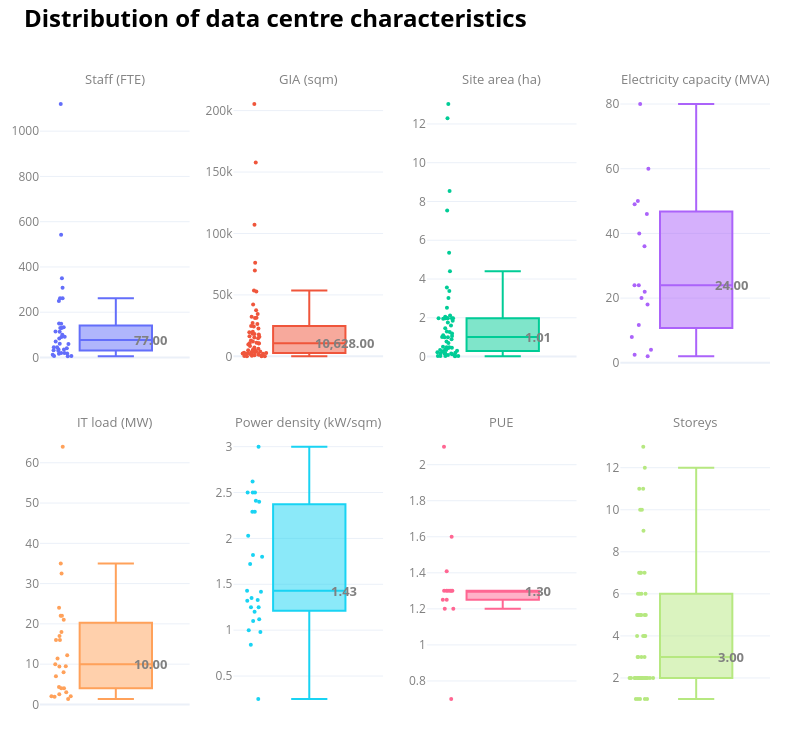

Notebook cell for this chart:
### Code cell
#| include: false
vars_plot = [
    "b8_total_staff_fte","b8_gia_sqm","application_details_site_area",
    "utility_total_electr_capacity_mva","it_load_capacity_mw","density_kw_max_per_sqm","pue", "b8_no_storeys",
    # "security_staff","cleaners_staff","managers_staff","site_engineers_staff",
    # "visitor_staff_not_on_site","cluster_staff_not_on_site"
]

labels = {
    "application_details_site_area":"Site area (ha)","completed":"Completion year",
    "b8_no_storeys":"Storeys","b8_max_height_m":"Height (m)","b8_gia_sqm":"GIA (sqm)",
    "other_use_classes_present_within_b8_building":"Other uses","b8_total_staff_fte":"Staff (FTE)",
    "utility_total_electr_capacity_mva":"Electricity capacity (MVA)","it_load_capacity_mw":"IT load (MW)",
    "density_kw_max_per_sqm":"Power density (kW/sqm)","pue":"PUE","tier":"Tier",
    "security_staff":"Security staff","cleaners_staff":"Cleaning staff","managers_staff":"Managers",
    "site_engineers_staff":"Site engineers","visitor_staff_not_on_site":"Visiting staff",
    "cluster_staff_not_on_site":"Off-site cluster staff","b8_employees_at_a_day_reported":"Employees/day",
    "total/day ratio":"Total/day ratio","b8_employees_at_a_day_estimate":"Estimated employees/day",
    "b8_gia_sqm_per_ha":"GIA per ha","b8_gia_ha_per_site_ha":"GIA ha/site ha",
    "b8_gia_1000_sqm":"GIA (1,000 sqm)","b8_total_staff_per_1000_sqm":"Staff/1,000 sqm"
}

plot_data = {
    c: pd.to_numeric(data_ldn_exstg[c], errors="coerce").dropna()
    for c in vars_plot
}
plot_data = {c:s for c,s in plot_data.items() if len(s)}

nrows, ncols = 2, 4

fig = make_subplots(
    rows=nrows, cols=ncols,
    subplot_titles=[labels.get(c,c) for c in plot_data],
    horizontal_spacing=.06,
    vertical_spacing=.1
)

for i, (c, s) in enumerate(plot_data.items()):
    r, cc = i//ncols + 1, i%ncols + 1

    fig.add_trace(
        go.Box(
            y=s,
            boxpoints="all",
            jitter=.35,
            marker=dict(size=4),
            showlegend=False
        ),
        row=r, col=cc
    )

    fig.add_annotation(
        x=0, y=s.median(),
        text=f"<b>{s.median():,.2f}</b>",
        showarrow=False,
        xshift=35,
        font=dict(size=10, color=labels_colour),
        row=r, col=cc
    )

fig.update_layout(
    width=800,
    height=750,
    template="plotly_white",
    title=dict(
        text=(
            f"<span style='font-size:24px; font-weight:bold; color:{notes_colour};'>"
            "Distribution of data centre characteristics"
            "</span>"
        ),
        x=0.03,
        xanchor="left",
        y=0.98,
        yanchor="top"
    ),
    margin=dict(t=90, l=30, r=30, b=30),
    font=dict(color=labels_colour)
)

fig.update_annotations(
    font=dict(size=13, color=labels_colour)
)

fig.update_xaxes(
    showticklabels=False,
    title_text="",
    title_font=dict(color=labels_colour),
    tickfont=dict(color=labels_colour)
)

fig.update_yaxes(
    title_font=dict(color=labels_colour),
    tickfont=dict(color=labels_colour)
)

fig.show(config={
    "toImageButtonOptions": {
        "format": "png",
        "filename": "figure",
        "scale": 4
    }
})

### Figure 1 — Plotly figure (JSON) as saved in the notebook; plotly's stock layout.template omitted (floating-point values rounded to 4 significant figures)
{"data": [{"boxpoints": "all", "jitter": 0.35, "marker": {"size": 4}, "showlegend": false, "type": "box", "xaxis": "x", "y": [92.0, 262.0, 35.0, 16.0, 100.0, 84.0, 6.0, 90.0, 60.0, 45.0, 70.0, 115.0, 262.0, 45.0, 250.0, 12.0, 41.0, 6.0, 61.0, 17.0, 5.0, 35.0, 20.0, 32.0, 150.0, 133.0, 1120.0, 350.0, 114.0, 130.0, 542.0, 130.0, 30.0, 149.0, 308.0, 20.0], "yaxis": "y"}, {"boxpoints": "all", "jitter": 0.35, "marker": {"size": 4}, "showlegend": false, "type": "box", "xaxis": "x2", "y": [8450.0, 27.0, 2400.0, 27220.0, 16410.0, 1895.0, 3900.0, 12080.0, 18120.0, 6200.0, 5400.0, 37550.0, 1517.0, 2500.0, 18350.0, 69830.0, 4000.0, 7150.0, 10710.0, 26340.0, 11000.0, 2900.0, 1320.0, 20080.0, 2037.0, 690.0, 2850.0, 31120.0, 15890.0, 12900.0, 24.0, 3282.0, 14730.0, 490.0, 4104.0, 3198.0, 9553.0, 31410.0, 925.9, 1850.0, 32300.0, 19580.0, 17790.0, 24720.0, 52800.0, 53570.0, 157700.0, 2775.0, 5000.0, 10630.0, 22660.0, 1657.0, 42210.0, 15410.0, 107200.0, 352.0, 205400.0, 76180.0, 10410.0, 24370.0, 34500.0, 90.0, 5266.0], "yaxis": "y2"}, {"boxpoints": "all", "jitter": 0.35, "marker": {"size": 4}, "showlegend": false, "type": "box", "xaxis": "x3", "y": [0.194, 0.027, 2.05, 0.481, 1.949, 1.01, 1.0, 2.12, 0.27, 1.98, 1.0, 2.518, 0.34, 1.749, 3.02, 3.56, 1.287, 0.7, 0.4812, 0.303, 0.028, 0.022, 1.181, 1.06, 0.217, 0.154, 1.1, 0.4983, 0.1128, 0.03, 0.17, 3.377, 1.98, 0.149, 0.0714, 1.98, 1.98, 1.98, 1.98, 7.54, 1.85, 13.03, 0.341, 0.774, 1.453, 1.598, 12.3, 0.44, 5.35, 1.26, 4.4, 0.045, 8.54, 1.974, 0.36, 0.886, 0.45, 0.009, 0.16], "yaxis": "y3"}, {"boxpoints": "all", "jitter": 0.35, "marker": {"size": 4}, "showlegend": false, "type": "box", "xaxis": "x4", "y": [2.0, 18.0, 22.0, 4.0, 46.0, 60.0, 40.0, 8.0, 50.0, 11.7, 20.0, 2.5, 36.0, 49.0, 24.0, 24.0, 80.0], "yaxis": "y4"}, {"boxpoints": "all", "jitter": 0.35, "marker": {"size": 4}, "showlegend": false, "type": "box", "xaxis": "x5", "y": [9.5, 2.0, 18.0, 4.0, 11.4, 3.0, 10.0, 1.9, 2.5, 22.0, 35.0, 4.0, 21.0, 22.0, 4.3, 8.0, 7.0, 2.0, 12.2, 1.35, 17.0, 9.4, 24.0, 32.5, 16.0, 16.0, 64.0], "yaxis": "y5"}, {"boxpoints": "all", "jitter": 0.35, "marker": {"size": 4}, "showlegend": false, "type": "box", "xaxis": "x6", "y": [1.2, 1.33, 1.32, 1.43, 2.5, 0.25, 2.29, 1.25, 1.12, 2.62, 0.84, 3.0, 1.0, 2.41, 1.82, 1.8, 1.72, 1.25, 1.35, 2.03, 1.1, 1.42, 0.98, 2.4, 2.5, 2.29, 2.5], "yaxis": "y6"}, {"boxpoints": "all", "jitter": 0.35, "marker": {"size": 4}, "showlegend": false, "type": "box", "xaxis": "x7", "y": [1.2, 1.25, 2.1, 1.3, 1.2, 0.7, 1.25, 1.6, 1.3, 1.409, 1.3, 1.3, 1.3, 1.3], "yaxis": "y7"}, {"boxpoints": "all", "jitter": 0.35, "marker": {"size": 4}, "showlegend": false, "type": "box", "xaxis": "x8", "y": [1.0, 7.0, 12.0, 2.0, 1.0, 3.0, 2.0, 6.0, 5.0, 2.0, 13.0, 2.0, 2.0, 2.0, 2.0, 2.0, 2.0, 6.0, 9.0, 10.0, 5.0, 11.0, 3.0, 7.0, 1.0, 2.0, 5.0, 1.0, 2.0, 3.0, 2.0, 2.0, 2.0, 6.0, 2.0, 2.0, 2.0, 2.0, 7.0, 5.0, 4.0, 2.0, 2.0, 4.0, 2.0, 5.0, 4.0, 6.0, 5.0, 7.0, 3.0, 10.0, 11.0, 1.0, 4.0], "yaxis": "y8"}], "layout": {"annotations": [{"font": {"color": "grey", "size": 13}, "showarrow": false, "text": "Staff (FTE)", "x": 0.1025, "xanchor": "center", "xref": "paper", "y": 1, "yanchor": "bottom", "yref": "paper"}, {"font": {"color": "grey", "size": 13}, "showarrow": false, "text": "GIA (sqm)", "x": 0.3675, "xanchor": "center", "xref": "paper", "y": 1, "yanchor": "bottom", "yref": "paper"}, {"font": {"color": "grey", "size": 13}, "showarrow": false, "text": "Site area (ha)", "x": 0.6325, "xanchor": "center", "xref": "paper", "y": 1, "yanchor": "bottom", "yref": "paper"}, {"font": {"color": "grey", "size": 13}, "showarrow": false, "text": "Electricity capacity (MVA)", "x": 0.8975, "xanchor": "center", "xref": "paper", "y": 1, "yanchor": "bottom", "yref": "paper"}, {"font": {"color": "grey", "size": 13}, "showarrow": false, "text": "IT load (MW)", "x": 0.1025, "xanchor": "center", "xref": "paper", "y": 0.45, "yanchor": "bottom", "yref": "paper"}, {"font": {"color": "grey", "size": 13}, "showarrow": false, "text": "Power density (kW/sqm)", "x": 0.3675, "xanchor": "center", "xref": "paper", "y": 0.45, "yanchor": "bottom", "yref": "paper"}, {"font": {"color": "grey", "size": 13}, "showarrow": false, "text": "PUE", "x": 0.6325, "xanchor": "center", "xref": "paper", "y": 0.45, "yanchor": "bottom", "yref": "paper"}, {"font": {"color": "grey", "size": 13}, "showarrow": false, "text": "Storeys", "x": 0.8975, "xanchor": "center", "xref": "paper", "y": 0.45, "yanchor": "bottom", "yref": "paper"}, {"font": {"color": "grey", "size": 13}, "showarrow": false, "text": "<b>77.00</b>", "x": 0, "xref": "x", "xshift": 35, "y": 77, "yref": "y"}, {"font": {"color": "grey", "size": 13}, "showarrow": false, "text": "<b>10,628.00</b>", "x": 0, "xref": "x2", "xshift": 35, "y": 10628, "yref": "y2"}, {"font": {"color": "grey", "size": 13}, "showarrow": false, "text": "<b>1.01</b>", "x": 0, "xref": "x3", "xshift": 35, "y": 1.01, "yref": "y3"}, {"font": {"color": "grey", "size": 13}, "showarrow": false, "text": "<b>24.00</b>", "x": 0, "xref": "x4", "xshift": 35, "y": 24, "yref": "y4"}, {"font": {"color": "grey", "size": 13}, "showarrow": false, "text": "<b>10.00</b>", "x": 0, "xref": "x5", "xshift": 35, "y": 10, "yref": "y5"}, {"font": {"color": "grey", "size": 13}, "showarrow": false, "text": "<b>1.43</b>", "x": 0, "xref": "x6", "xshift": 35, "y": 1.43, "yref": "y6"}, {"font": {"color": "grey", "size": 13}, "showarrow": false, "text": "<b>1.30</b>", "x": 0, "xref": "x7", "xshift": 35, "y": 1.3, "yref": "y7"}, {"font": {"color": "grey", "size": 13}, "showarrow": false, "text": "<b>3.00</b>", "x": 0, "xref": "x8", "xshift": 35, "y": 3, "yref": "y8"}], "font": {"color": "grey"}, "height": 750, "margin": {"b": 30, "l": 30, "r": 30, "t": 90}, "title": {"text": "<span style='font-size:24px; font-weight:bold; color:black;'>Distribution of data centre characteristics</span>", "x": 0.03, "xanchor": "left", "y": 0.98, "yanchor": "top"}, "width": 800, "xaxis": {"anchor": "y", "domain": [0, 0.205], "showticklabels": false, "tickfont": {"color": "grey"}, "title": {"font": {"color": "grey"}, "text": ""}}, "xaxis2": {"anchor": "y2", "domain": [0.265, 0.47], "showticklabels": false, "tickfont": {"color": "grey"}, "title": {"font": {"color": "grey"}, "text": ""}}, "xaxis3": {"anchor": "y3", "domain": [0.53, 0.735], "showticklabels": false, "tickfont": {"color": "grey"}, "title": {"font": {"color": "grey"}, "text": ""}}, "xaxis4": {"anchor": "y4", "domain": [0.795, 1], "showticklabels": false, "tickfont": {"color": "grey"}, "title": {"font": {"color": "grey"}, "text": ""}}, "xaxis5": {"anchor": "y5", "domain": [0, 0.205], "showticklabels": false, "tickfont": {"color": "grey"}, "title": {"font": {"color": "grey"}, "text": ""}}, "xaxis6": {"anchor": "y6", "domain": [0.265, 0.47], "showticklabels": false, "tickfont": {"color": "grey"}, "title": {"font": {"color": "grey"}, "text": ""}}, "xaxis7": {"anchor": "y7", "domain": [0.53, 0.735], "showticklabels": false, "tickfont": {"color": "grey"}, "title": {"font": {"color": "grey"}, "text": ""}}, "xaxis8": {"anchor": "y8", "domain": [0.795, 1], "showticklabels": false, "tickfont": {"color": "grey"}, "title": {"font": {"color": "grey"}, "text": ""}}, "yaxis": {"anchor": "x", "domain": [0.55, 1], "tickfont": {"color": "grey"}, "title": {"font": {"color": "grey"}}}, "yaxis2": {"anchor": "x2", "domain": [0.55, 1], "tickfont": {"color": "grey"}, "title": {"font": {"color": "grey"}}}, "yaxis3": {"anchor": "x3", "domain": [0.55, 1], "tickfont": {"color": "grey"}, "title": {"font": {"color": "grey"}}}, "yaxis4": {"anchor": "x4", "domain": [0.55, 1], "tickfont": {"color": "grey"}, "title": {"font": {"color": "grey"}}}, "yaxis5": {"anchor": "x5", "domain": [0, 0.45], "tickfont": {"color": "grey"}, "title": {"font": {"color": "grey"}}}, "yaxis6": {"anchor": "x6", "domain": [0, 0.45], "tickfont": {"color": "grey"}, "title": {"font": {"color": "grey"}}}, "yaxis7": {"anchor": "x7", "domain": [0, 0.45], "tickfont": {"color": "grey"}, "title": {"font": {"color": "grey"}}}, "yaxis8": {"anchor": "x8", "domain": [0, 0.45], "tickfont": {"color": "grey"}, "title": {"font": {"color": "grey"}}}}}
